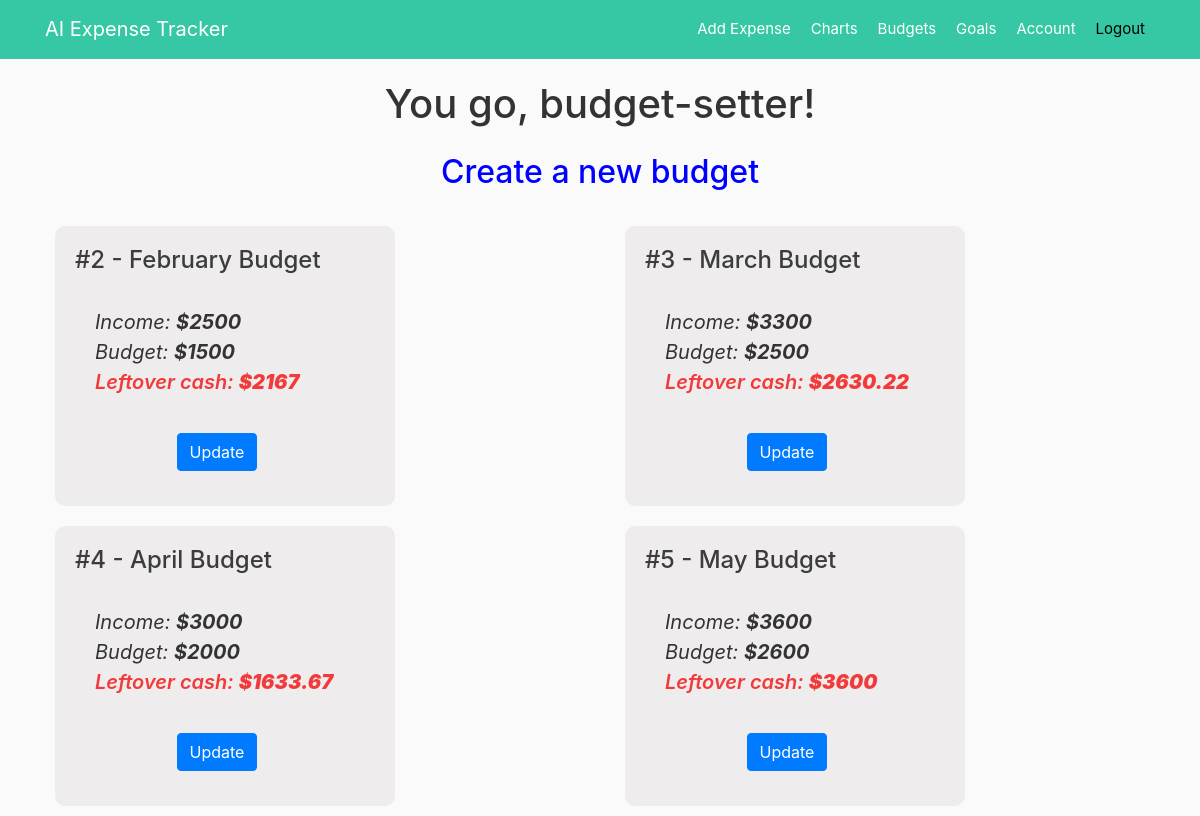
The app's page /budgets (signed in), older data.
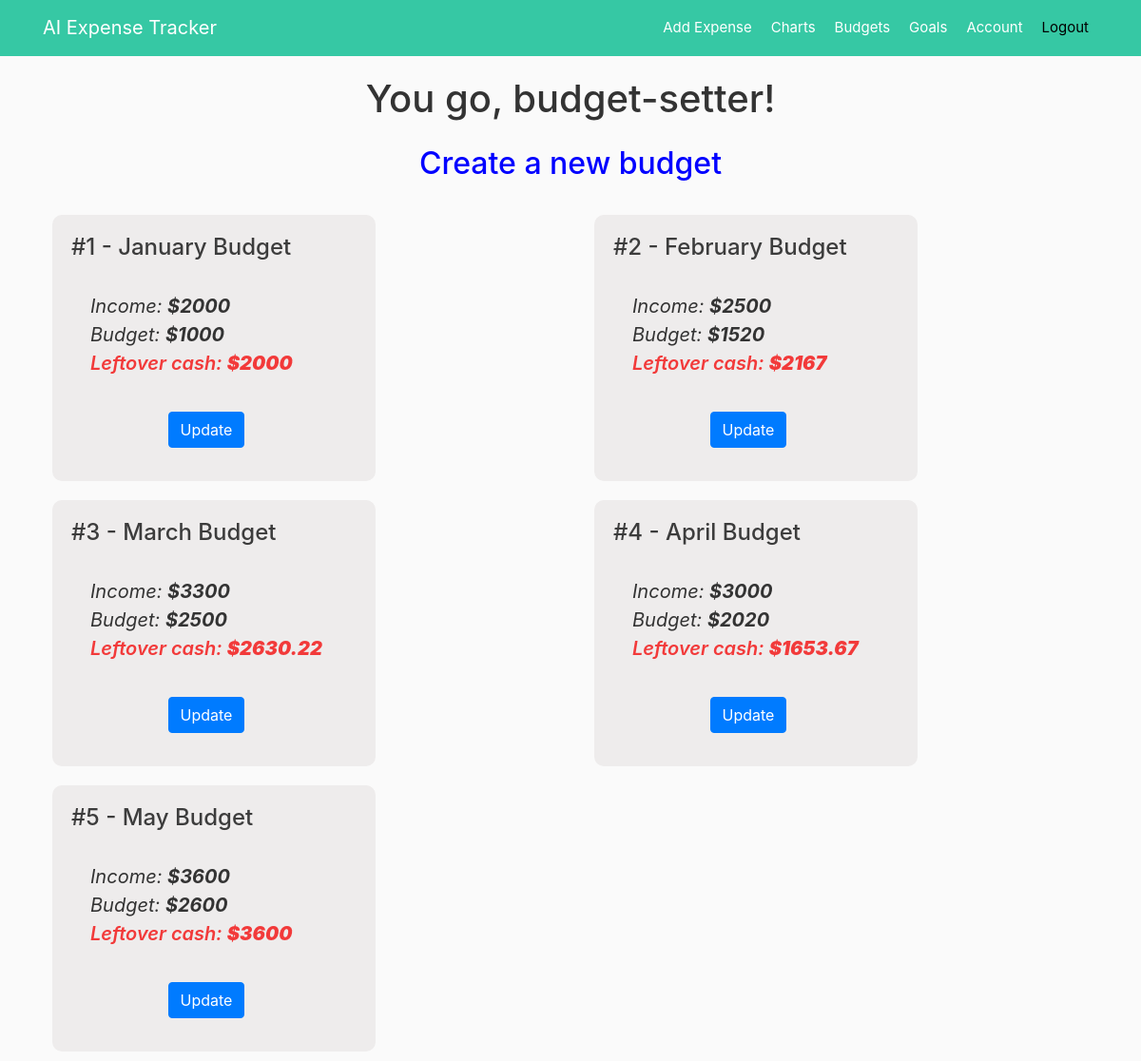
The same page, newer data.
### app/models.py (models this page shows, shortened)
class Budget(db.Model):
    id = db.Column(db.Integer, primary_key=True)
    month = db.Column(db.String(20), unique=True, nullable=False, default="")
    income = db.Column(db.Integer, nullable=False, default=0)
    budget = db.Column(db.Integer, nullable=False, default=0)
    left_cash = db.Column(db.Numeric(precision=8, asdecimal=False,
                                     decimal_return_scale=2), nullable=False, default=0)
    user_id = db.Column(db.Integer, db.ForeignKey('user.id'), nullable=False)
    date_posted = db.Column(db.DateTime, nullable=False)

### app/budgets/routes.py (the view)
@budgets.route("/budgets")
@login_required
def list_budget():
    all_budgets = Budget.query.all()
    return render_template('budgets.html', title="Budgets", budgets=all_budgets)

### app/models.py (called while the page is built)
@login_manager.user_loader
def load_user(user_id):
    return User.query.get(int(user_id))

### app/templates/budgets.html
{% extends "layout.html" %}
{% block content %}
<h1 style="text-align: center;">You go, budget-setter!</h1>
<b><a style="text-align: center;" href="{{ url_for('budgets.new_budget') }}"><h2 class="create">Create a new budget</h2></a></b>
<div class="row row-cols-1 row-cols-md-2 row-cols-lg-3 g-3">
    {% for budget in budgets %}
        <div class="col">
            <div class="budget">
                <h4 class="card-title">#{{ budget.id }} - {{ budget.month }} Budget</h4>
                <div class="card-body">
                    <i><p class="card-text">Income: <b>${{ budget.income }}</b></p></i>
                    <i><p class="card-text">Budget: <b>${{ budget.budget }}</b></p></i>
                    <i><p class="left_cash">Leftover cash: <b>${{ budget.left_cash }}</b></p></i>
                </div>
                <div class="text-center">
                    <a class="btn btn-primary mr-3" href="{{ url_for('budgets.budget_update', budget_id=budget.id) }}" class="button">Update</a>
                </div>
            </div>
        </div>
    {% endfor %}
</div>
{% endblock content %}

### app/templates/layout.html (shortened to what this page needs)
<!DOCTYPE html>
<html>
    <head>
        <link rel="stylesheet" href="https://cdn.jsdelivr.net/npm/bootstrap@4.3.1/dist/css/bootstrap.min.css">
        <link rel="stylesheet" type="text/css" href="https://cdn.datatables.net/1.13.3/css/dataTables.bootstrap5.min.css">
        <link rel="stylesheet" type="text/css" href="{{ url_for('static', filename='main.css') }}">
    </head>
    <body>
        <header class="site-header">
            <nav class="navbar navbar-expand-md navbar-dark bg-steel fixed-top">
                <div class="container">
                    {% if current_user.is_authenticated %}
                        <a class="navbar-brand mr-4" href="/home">AI Expense Tracker</a>
                    {% else %}
                        <a class="navbar-brand mr-4" href="/">AI Expense Tracker</a>
                    {% endif %}
                    <div class="collapse navbar-collapse" id="navbarToggle">
                        <div class="navbar-nav ml-auto">
                            {% if current_user.is_authenticated %}
                                <a class="nav-item nav-link" href="{{ url_for('expenses.new_expense') }}">Add Expense</a>
                                <a class="nav-item nav-link" href="{{ url_for('charts.chart_overview') }}">Charts</a>
                                <a class="nav-item nav-link" href="{{ url_for('budgets.list_budget') }}">Budgets</a>
                                <a class="nav-item nav-link" href="{{ url_for('goals.list_goal') }}">Goals</a>
                                <a class="nav-item nav-link" href="{{ url_for('users.account') }}">Account</a>
                                <a class="nav-item nav-link-log-out" href="{{ url_for('users.logout') }}">Logout</a>
                            {% else %}
                                <a class="nav-item nav-link" href="{{ url_for('users.login') }}">Login</a>
                                <a class="nav-item nav-link" href="{{ url_for('users.register') }}">Register</a>
                            {% endif %}
                        </div>
                    </div>
                </div>
          </nav>
        </header>
        <main role="main" class="container">
            {% block content %}{% endblock %}
        </main>
    </body>
</html>

### app/static/main.css (style rules this page uses)
body { background: #fafafa; color: #333333; margin-top: 5rem; }
h2, h3, h4, h5, h6 { color: #3c3c3c; }
h1 { color: #; }
.create { color: blue; margin: 25px; }
*, *:before, *:after { box-sizing: border-box; }
.bg-steel { background-color: rgb(54, 200, 164); }
.site-header .navbar-nav .nav-link { color: #ffffff; padding: 10px; padding-left: 10px; padding-right: 10px; text-decoration: none; border-radius: 5px; font-size: 15px; }
.site-header .navbar-nav .nav-link-log-out { color: black; padding: 10px; padding-left: 10px; padding-right: 10px; text-decoration: none; border-radius: 5px; font-size: 15px; }
.text-center { text-align: center; }
.budget { padding: 20px; margin: 10px; background-color: #eeecec; width: 340px; height: 280px; float:left; border-radius: 10px; }
.card-text { font-size: 20px; }
.left_cash { color: rgb(242, 58, 58); font-size: 20px; font-weight: 600; }

Row changes from the older to the newer data that the page shows:
added Budget: id "1", month "January", income "2000", budget "1000", left_cash "2000"
changed Budget "February": budget "1500" → "1520"
changed Budget "April": budget "2000" → "2020"; left_cash "1633.67" → "1653.67"
